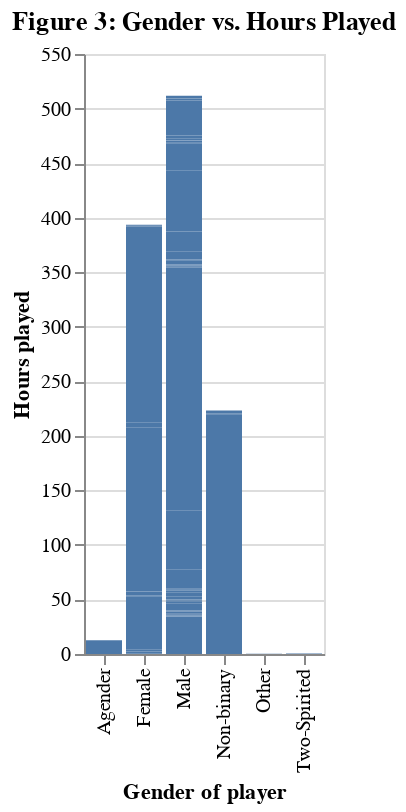

This figure's notebook cell:
### Markdown cell above
From the visualization above, it appears those with experience 1 and 2 ("amateur" and "regular") play the most.

### Code cell
plot_gender = alt.Chart(players_filtered, title="Figure 3: Gender vs. Hours Played").mark_bar().encode(
    x = alt.X("gender").title("Gender of player"),
    y = alt.Y("played_hours").title("Hours played")
)
plot_gender

### Figure 1 — Vega specification as saved in the notebook (floating-point values rounded to 4 significant figures; data arrays with more than 128 entries replaced by an {"elided": "..."} marker saying what was removed)
{"$schema": "https://vega.github.io/schema/vega/v5.json", "data": [{"name": "source_0", "values": {"elided": "185 records"}}, {"name": "source_0_x_domain_gender", "values": [{"gender": "Male"}, {"gender": "Female"}, {"gender": "Non-binary"}, {"gender": "Agender"}, {"gender": "Two-Spirited"}, {"gender": "Other"}]}], "signals": [{"name": "x_step", "value": 20}, {"name": "width", "update": "bandspace(domain('x').length, 0.1, 0.05) * x_step"}], "marks": [{"type": "rect", "name": "marks", "from": {"data": "source_0"}, "encode": {"update": {"y": {"field": "played_hours_end", "scale": "y"}, "y2": {"field": "played_hours_start", "scale": "y"}, "fill": {"value": "#4c78a8"}, "width": {"signal": "max(0.25, bandwidth('x'))"}, "x": {"field": "gender", "scale": "x"}}}, "style": ["bar"]}], "scales": [{"name": "x", "type": "band", "domain": {"data": "source_0_x_domain_gender", "field": "gender", "sort": true}, "range": {"step": {"signal": "x_step"}}, "paddingInner": 0.1, "paddingOuter": 0.05}, {"name": "y", "type": "linear", "domain": {"data": "source_0", "fields": ["played_hours_start", "played_hours_end"]}, "range": [{"signal": "height"}, 0], "nice": true, "zero": true}], "axes": [{"scale": "y", "tickCount": {"signal": "ceil(height/40)"}, "maxExtent": 0, "minExtent": 0, "orient": "left", "labels": false, "gridScale": "x", "domain": false, "ticks": false, "grid": true, "zindex": 0, "aria": false}, {"scale": "x", "title": "Gender of player", "orient": "bottom", "zindex": 0, "labelBaseline": "middle", "labelAlign": "right", "grid": false, "labelAngle": 270}, {"scale": "y", "title": "Hours played", "grid": false, "zindex": 0, "orient": "left", "labelOverlap": true, "tickCount": {"signal": "ceil(height/40)"}}], "title": {"text": "Figure 3: Gender vs. Hours Played", "frame": "group"}, "background": "white", "padding": 5, "style": "cell", "height": 300}
